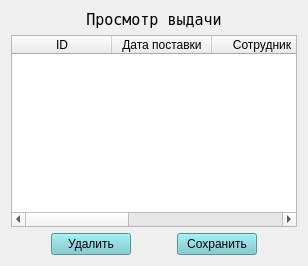
        <widget class="QWidget" name="page_2">
         <layout class="QVBoxLayout" name="verticalLayout_4">
          <item>
           <layout class="QVBoxLayout" name="verticalLayout_3">
            <item>
             <layout class="QHBoxLayout" name="horizontalLayout_7">
              <item>
               <widget class="QLabel" name="label_5">
                <property name="font">
                 <font>
                  <family>Andale Mono</family>
                  <pointsize>11</pointsize>
                  <weight>50</weight>
                  <italic>false</italic>
                  <bold>false</bold>
                 </font>
                </property>
                <property name="text">
                 <string>Просмотр выдачи</string>
                </property>
                <property name="alignment">
                 <set>Qt::AlignCenter</set>
                </property>
               </widget>
              </item>
             </layout>
            </item>
            <item>
             <widget class="QTableWidget" name="table_issuance">
              <attribute name="horizontalHeaderStretchLastSection">
               <bool>true</bool>
              </attribute>
              <column>
               <property name="text">
                <string>ID</string>
               </property>
              </column>
              <column>
               <property name="text">
                <string>Дата поставки</string>
               </property>
              </column>
              <column>
               <property name="text">
                <string>Сотрудник</string>
               </property>
              </column>
              <column>
               <property name="text">
                <string>Срок использования</string>
               </property>
              </column>
              <column>
               <property name="text">
                <string>Спецоджеда</string>
               </property>
              </column>
             </widget>
            </item>
            <item>
             <layout class="QHBoxLayout" name="horizontalLayout_9">
              <item>
               <spacer name="horizontalSpacer_31">
                <property name="orientation">
                 <enum>Qt::Horizontal</enum>
                </property>
                <property name="sizeHint" stdset="0">
                 <size>
                  <width>40</width>
                  <height>20</height>
                 </size>
                </property>
               </spacer>
              </item>
              <item>
               <widget class="QPushButton" name="btn_delete_issuance">
                <property name="styleSheet">
                 <string notr="true">background-color: rgb(113,201,206);
font: 9pt &quot;Andale Mono&quot;;</string>
                </property>
                <property name="text">
                 <string>Удалить</string>
                </property>
               </widget>
              </item>
              <item>
               <spacer name="horizontalSpacer_33">
                <property name="orientation">
                 <enum>Qt::Horizontal</enum>
                </property>
                <property name="sizeHint" stdset="0">
                 <size>
                  <width>40</width>
                  <height>20</height>
                 </size>
                </property>
               </spacer>
              </item>
              <item>
               <widget class="QPushButton" name="btn_save_issuance">
                <property name="styleSheet">
                 <string notr="true">background-color: rgb(113,201,206);
font: 9pt &quot;Andale Mono&quot;;</string>
                </property>
                <property name="text">
                 <string>Сохранить</string>
                </property>
               </widget>
              </item>
              <item>
               <spacer name="horizontalSpacer_34">
                <property name="orientation">
                 <enum>Qt::Horizontal</enum>
                </property>
                <property name="sizeHint" stdset="0">
                 <size>
                  <width>40</width>
                  <height>20</height>
                 </size>
                </property>
               </spacer>
              </item>
             </layout>
            </item>
           </layout>
          </item>
         </layout>
        </widget>
